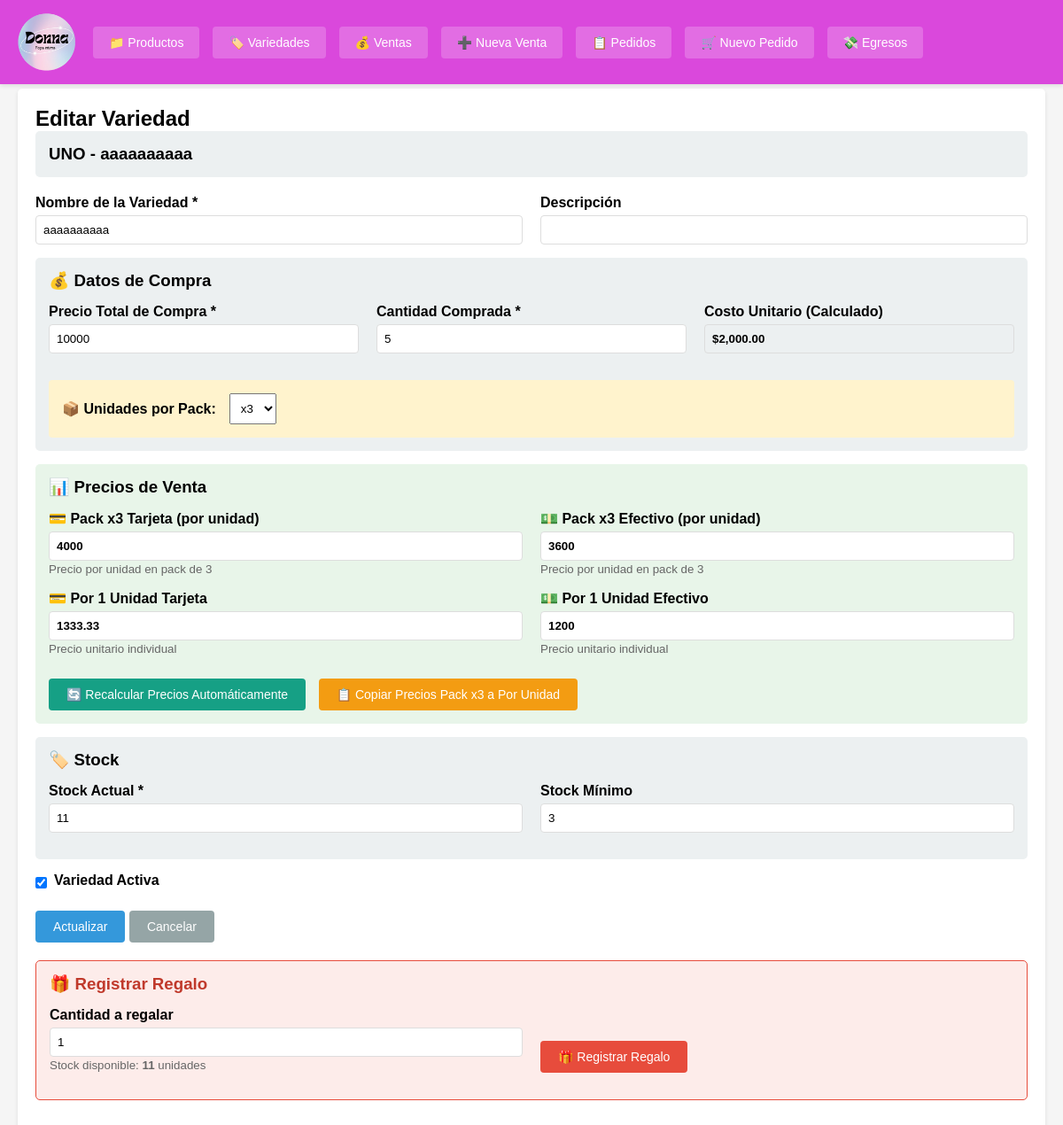
Page /index.php?c=variedad&a=editar&id=7 on the committed database.
### tables this page shows
CREATE TABLE variedades (
            id INTEGER PRIMARY KEY AUTOINCREMENT,
            producto_padre_id INTEGER NOT NULL,
            nombre VARCHAR(200) NOT NULL,
            descripcion TEXT,
            precio_compra_total DECIMAL(10,2) NOT NULL,
            cantidad_comprada INTEGER NOT NULL,
            precio_costo_unitario DECIMAL(10,2) NOT NULL,
            precio_pack3_tarjeta DECIMAL(10,2) DEFAULT 0,
            precio_pack3_efectivo DECIMAL(10,2) DEFAULT 0,
            precio_unidad_tarjeta DECIMAL(10,2) DEFAULT 0,
            precio_unidad_efectivo DECIMAL(10,2) DEFAULT 0,
            precio_venta_unitario DECIMAL(10,2) NOT NULL,
            stock INTEGER DEFAULT 0,
            stock_minimo INTEGER DEFAULT 10,
            activo INTEGER DEFAULT 1,
            fecha_creacion DATETIME DEFAULT CURRENT_TIMESTAMP,
            unidades_por_pack INTEGER DEFAULT 3,
            FOREIGN KEY (producto_padre_id) REFERENCES productos_padre(id)
        );

CREATE TABLE productos_padre (
            id INTEGER PRIMARY KEY AUTOINCREMENT,
            nombre VARCHAR(200) NOT NULL,
            porcentaje_pack3_tarjeta DECIMAL(5,2) DEFAULT 100,
            porcentaje_pack3_efectivo DECIMAL(5,2) DEFAULT 80,
            porcentaje_unidad_tarjeta DECIMAL(5,2) DEFAULT 100,
            porcentaje_unidad_efectivo DECIMAL(5,2) DEFAULT 80,
            activo INTEGER DEFAULT 1,
            fecha_creacion DATETIME DEFAULT CURRENT_TIMESTAMP
        );

### controllers/VariedadController.php (called while the page is built, shortened)
<?php
class VariedadController {
    private $variedadModel;
    private $promocionModel;
    public function __construct() {
        $this->variedadModel = new Variedad();
        $this->promocionModel = new Promocion();
    }
    public function editar($id) {
        $variedad = $this->variedadModel->getById($id);
        $promociones = $this->promocionModel->getByVariedad($id);
        $this->render('variedades/editar', [
            'variedad' => $variedad,
            'promociones' => $promociones
        ]);
    }
    private function render($view, $data = []) {
        extract($data);
        require BASE_PATH . '/views/' . $view . '.php';
        require BASE_PATH . '/views/layout.php';
    }
}
?>

### config/database.php (called while the page is built, shortened)
<?php
class Database {
    private static $instance = null;
    private $conn;
    private function __construct() {
        try {
            $this->conn = new PDO('sqlite:' . DB_PATH);
            $this->conn->setAttribute(PDO::ATTR_ERRMODE, PDO::ERRMODE_EXCEPTION);
            $this->conn->setAttribute(PDO::ATTR_DEFAULT_FETCH_MODE, PDO::FETCH_ASSOC);
        } catch(PDOException $e) {
            die("Error de conexión: " . $e->getMessage());
        }
    }
    public static function getInstance() {
        if (self::$instance === null) {
            self::$instance = new self();
        }
        return self::$instance;
    }
    public function getConnection() {
        return $this->conn;
    }
}
?>

### models/Variedad.php (called while the page is built, shortened)
<?php
class Variedad {
    private $db;
    public function __construct() {
        $this->db = Database::getInstance()->getConnection();
    }
    public function getById($id) {
        $sql = "SELECT v.*, p.nombre as producto_padre_nombre
                FROM variedades v
                JOIN productos_padre p ON v.producto_padre_id = p.id
                WHERE v.id = ?";
        $stmt = $this->db->prepare($sql);
        $stmt->execute([$id]);
        return $stmt->fetch();
    }
}
?>

### views/variedades/editar.php (the view, shortened to what this page needs)
<h2>Editar Variedad</h2>
<div class="card" style="margin-bottom: 20px;">
    <h3><?= htmlspecialchars($variedad['producto_padre_nombre']) ?> - <?= htmlspecialchars($variedad['nombre']) ?></h3>
</div>
<form method="POST" action="index.php?c=variedad&a=editar&id=<?= $variedad['id'] ?>">
    <div class="grid-2">
        <div class="form-group">
            <label for="nombre">Nombre de la Variedad *</label>
            <input type="text" id="nombre" name="nombre" required value="<?= htmlspecialchars($variedad['nombre']) ?>">
        </div>
        <div class="form-group">
            <label for="descripcion">Descripción</label>
            <input type="text" id="descripcion" name="descripcion" value="<?= htmlspecialchars($variedad['descripcion']) ?>">
        </div>
    </div>
    <div class="card">
        <h3 style="margin-bottom: 15px;">💰 Datos de Compra</h3>
        <div class="grid-3">
            <div class="form-group">
                <label for="precio_compra_total">Precio Total de Compra *</label>
                <input type="number" id="precio_compra_total" name="precio_compra_total" step="0.01" min="0" required value="<?= $variedad['precio_compra_total'] ?>" onchange="calcularCostoYPrecios()">
            </div>
            <div class="form-group">
                <label for="cantidad_comprada">Cantidad Comprada *</label>
                <input type="number" id="cantidad_comprada" name="cantidad_comprada" min="1" required value="<?= $variedad['cantidad_comprada'] ?>" onchange="calcularCostoYPrecios()">
            </div>
            <div class="form-group">
                <label>Costo Unitario (Calculado)</label>
                <input type="text" id="costo_unitario_display" readonly style="background: #ecf0f1; font-weight: bold;" value="$<?= number_format($variedad['precio_costo_unitario'], 2) ?>">
            </div>
        </div>
        <div style="margin-top: 15px; padding: 15px; background: #fff3cd; border-radius: 4px;">
    <div style="display: flex; align-items: center; gap: 15px;">
        <label for="unidades_por_pack" style="margin: 0; font-weight: bold;">📦 Unidades por Pack:</label>
        <select id="unidades_por_pack" name="unidades_por_pack" style="padding: 8px;">
            <option value="3" <?= $variedad['unidades_por_pack'] == 3 ? 'selected' : '' ?>>x3</option>
        </select>
    </div>
</div>
    </div>
    <div class="card" style="background: #e8f5e9;">
        <h3 style="margin-bottom: 15px;">📊 Precios de Venta</h3>
        <div class="grid-2">
            <div class="form-group">
                <label for="precio_pack3_tarjeta">💳 Pack x3 Tarjeta (por unidad)</label>
                <input type="number" id="precio_pack3_tarjeta" name="precio_pack3_tarjeta" step="0.01" min="0" value="<?= $variedad['precio_pack3_tarjeta'] ?>" style="font-weight: bold;">
                <small style="color: #666;">Precio por unidad en pack de 3</small>
            </div>
            <div class="form-group">
                <label for="precio_pack3_efectivo">💵 Pack x3 Efectivo (por unidad)</label>
                <input type="number" id="precio_pack3_efectivo" name="precio_pack3_efectivo" step="0.01" min="0" value="<?= $variedad['precio_pack3_efectivo'] ?>" style="font-weight: bold;">
                <small style="color: #666;">Precio por unidad en pack de 3</small>
            </div>
        </div>
        <div class="grid-2">
            <div class="form-group">
                <label for="precio_unidad_tarjeta">💳 Por 1 Unidad Tarjeta</label>
                <input type="number" id="precio_unidad_tarjeta" name="precio_unidad_tarjeta" step="0.01" min="0" value="<?= $variedad['precio_unidad_tarjeta'] ?>" style="font-weight: bold;">
                <small style="color: #666;">Precio unitario individual</small>
            </div>
            <div class="form-group">
                <label for="precio_unidad_efectivo">💵 Por 1 Unidad Efectivo</label>
                <input type="number" id="precio_unidad_efectivo" name="precio_unidad_efectivo" step="0.01" min="0" value="<?= $variedad['precio_unidad_efectivo'] ?>" style="font-weight: bold;">
                <small style="color: #666;">Precio unitario individual</small>
            </div>
        </div>
        <button type="button" class="btn btn-info" onclick="recalcularPrecios()" style="margin-top: 10px;">
            🔄 Recalcular Precios Automáticamente
        </button>
        <button type="button" class="btn btn-warning" onclick="copiarPreciosPack3AUnidad()" style="margin-top: 10px; margin-left: 10px;">
            📋 Copiar Precios Pack x3 a Por Unidad
        </button>
    </div>
    <div class="card">
        <h3 style="margin-bottom: 15px;">🏷️ Stock</h3>
        <div class="grid-2">
            <div class="form-group">
                <label for="stock">Stock Actual *</label>
                <input type="number" id="stock" name="stock" min="0" required value="<?= $variedad['stock'] ?>">
            </div>
            <div class="form-group">
                <label for="stock_minimo">Stock Mínimo</label>
                <input type="number" id="stock_minimo" name="stock_minimo" min="0" value="<?= $variedad['stock_minimo'] ?>">
            </div>
        </div>
    </div>
    <div class="form-group checkbox-group">
        <input type="checkbox" id="activo" name="activo" <?= $variedad['activo'] ? 'checked' : '' ?>>
        <label for="activo">Variedad Activa</label>
    </div>
    <div class="form-actions">
        <button type="submit" class="btn btn-primary">Actualizar</button>
        <a href="index.php?c=variedad&a=index" class="btn btn-secondary">Cancelar</a>
    </div>
</form>
<div class="card" style="background: #fdecea; border: 1px solid #e74c3c; margin-top: 20px;">
    <h3 style="margin-bottom: 15px; color: #c0392b;">🎁 Registrar Regalo</h3>
    <form method="POST" action="index.php?c=variedad&a=regalar&id=<?= $variedad['id'] ?>"
          onsubmit="return confirm('¿Confirmar regalo de ' + document.getElementById('cantidad_regalo').value + ' unidades? Esto descontará stock y registrará un egreso en caja.')">
        <div class="grid-2">
            <div class="form-group">
                <label for="cantidad_regalo">Cantidad a regalar</label>
                <input type="number" id="cantidad_regalo" name="cantidad_regalo"
                       min="1" max="<?= $variedad['stock'] ?>" value="1" required>
                <small style="color: #666;">Stock disponible: <strong><?= $variedad['stock'] ?></strong> unidades</small>
            </div>
            <div class="form-group" style="display: flex; align-items: flex-end;">
                <button type="submit" class="btn btn-danger">🎁 Registrar Regalo</button>
            </div>
        </div>
    </form>
</div>

### views/layout.php (style rules this page uses)
* { margin: 0; padding: 0; box-sizing: border-box; }
body { font-family: Arial, sans-serif; background: #f5f5f5; padding-top: 80px; }
.btn { display: inline-block; padding: 10px 20px; text-decoration: none; border-radius: 4px; cursor: pointer; border: none; font-size: 14px; }
.btn-primary { background: #3498db; color: white; }
.btn-danger { background: #e74c3c; color: white; }
.btn-secondary { background: #95a5a6; color: white; }
.btn-warning { background: #f39c12; color: white; }
.btn-info { background: #16a085; color: white; }
.form-group { margin-bottom: 15px; }
.form-group label { display: block; margin-bottom: 5px; font-weight: bold; }
.form-group input, .form-group textarea, .form-group select { width: 100%; padding: 8px; border: 1px solid #ddd; border-radius: 4px; }
.form-actions { margin-top: 20px; }
.checkbox-group { display: flex; align-items: center; }
.checkbox-group input { width: auto; margin-right: 8px; }
.grid-2 { display: grid; grid-template-columns: 1fr 1fr; gap: 20px; }
.grid-3 { display: grid; grid-template-columns: 1fr 1fr 1fr; gap: 20px; }
.card { background: #ecf0f1; padding: 15px; border-radius: 5px; margin-bottom: 15px; }

### rows in the picture
variedades: producto_padre.nombre "UNO", nombre "aaaaaaaaaa", precio_compra_total "10000", cantidad_comprada "5", precio_costo_unitario "$2,000.00", unidades_por_pack "x3", precio_pack3_tarjeta "4000", precio_pack3_efectivo "3600", precio_unidad_tarjeta "1333.33", precio_unidad_efectivo "1200", stock "11", stock_minimo "3", activo "☑"
